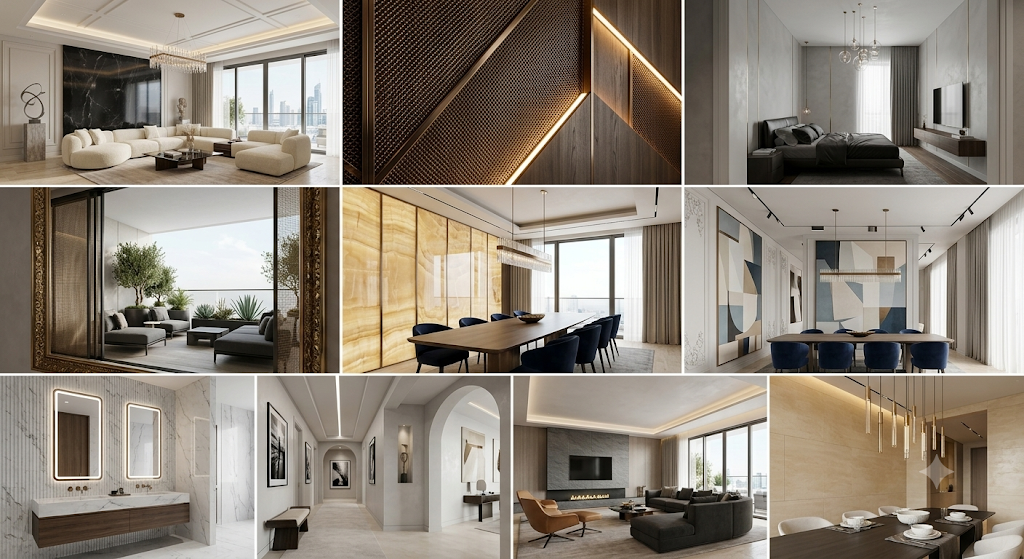
#> input picture image.png, 1024 x 559 px, given in place of image.png.jpeg, which was not available
$ python -i make_before.py   (imports and definitions only)
#> lines starting #> are read from the running program, lines starting #| are printed output that depends on the picture; after the words box and inside, x2 and y2 are one past the last pixel; in counts of white or black regions, pixels touching at a corner belong together; pictures that were not available may be replaced by others from this repository, and a replacement may not be noted
"""Derive a 'before renovation' image from each finished 'after' room photo, so
every before/after pair is unmistakably the SAME room (same layout + framing),
just aged: desaturated, dimmed, muddy cast, soft, grainy, vignetted.
Reads public/design23/products/p{1..6}.jpeg -> writes b{1..6}.jpeg."""
from PIL import Image, ImageEnhance, ImageFilter, ImageDraw, ImageChops

DIR = "public/design23/products"

def aged(n: int):
#> called with n = '../image.png'
    im = Image.open(f"{DIR}/p{n}.jpeg").convert("RGB")
#> im is the input picture: PIL image 1024x559 RGB; mean R, G, B 141, 131.6, 119.7
    w, h = im.size
#> w = 1024; h = 559

    # 1. drain most of the colour, fade contrast, dim it
    im = ImageEnhance.Color(im).enhance(0.30)
    im = ImageEnhance.Contrast(im).enhance(0.84)
    im = ImageEnhance.Brightness(im).enhance(0.80)
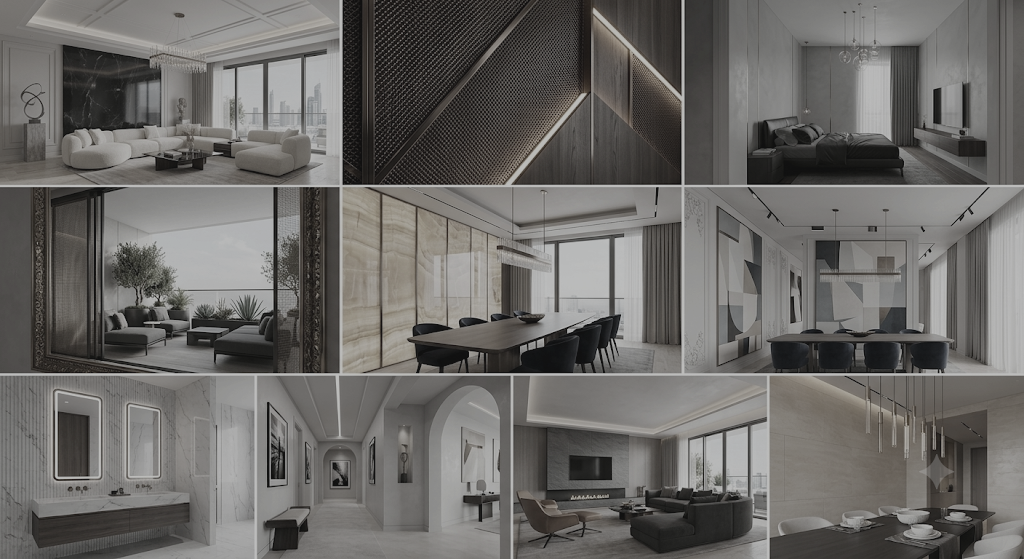
#> im: PIL image 1024x559 RGB; mean R, G, B 107, 105.1, 102.6

    # 2. muddy beige-grey cast of an old unrenovated room
    cast = Image.new("RGB", (w, h), (150, 140, 120))
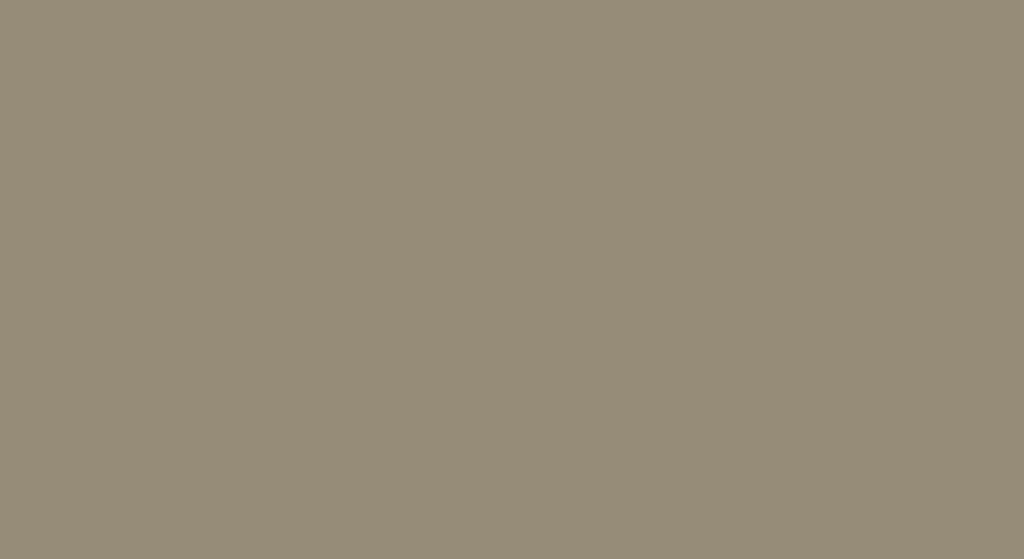
#> cast: PIL image 1024x559 RGB; mean R, G, B 150, 140, 120
    im = Image.blend(im, cast, 0.17)

    # 3. soft / low-quality optics
    im = im.filter(ImageFilter.GaussianBlur(1.0))
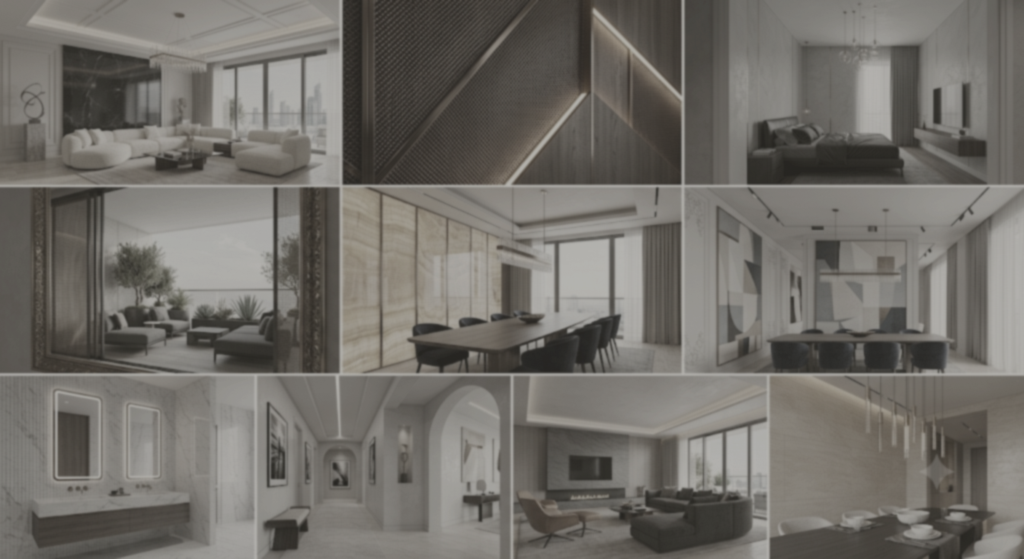
#> im: PIL image 1024x559 RGB; mean R, G, B 113.6, 110.3, 104.8

    # 4. fine grain
    noise = Image.effect_noise((w, h), 20).convert("L")
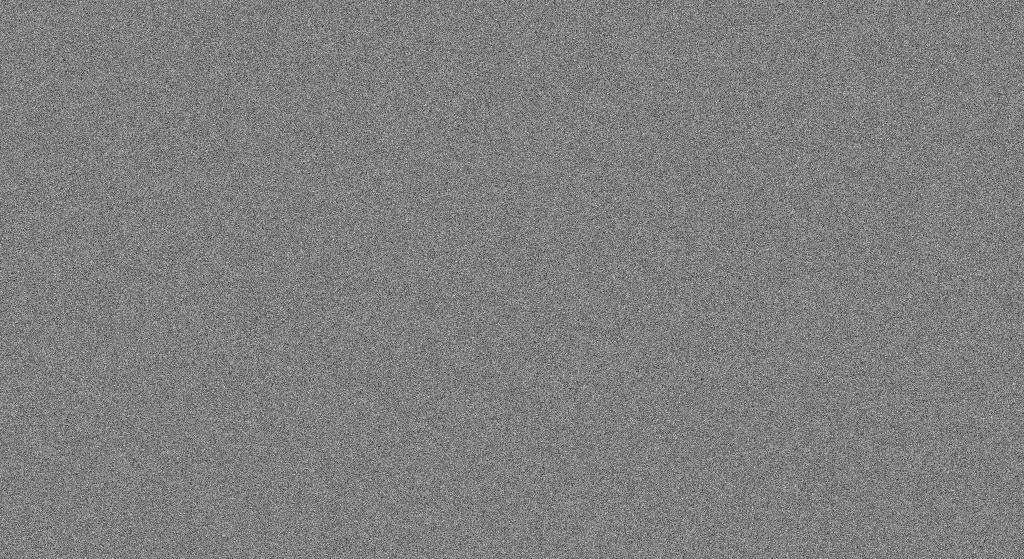
#> noise: PIL image 1024x559 L; min 35, max 221, mean 127.5
    im = ImageChops.overlay(im, Image.merge("RGB", (noise, noise, noise)))

    # 5. vignette — darken the edges
    mask = Image.new("L", (w, h), 0)
#> mask: PIL image 1024x559 L; every value is 0
    ImageDraw.Draw(mask).ellipse(
        [-w * 0.18, -h * 0.18, w * 1.18, h * 1.18], fill=255
    )
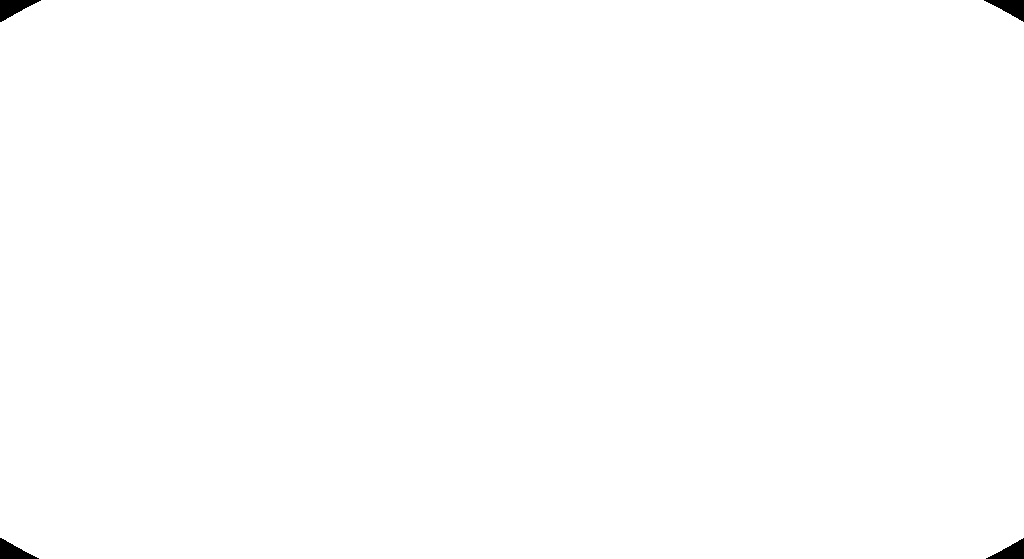
#> mask: PIL image 1024x559 L; 99.7% white; 4 black regions, box (x1, y1, x2, y2) and area: (0, 0, 41, 22) 462, (984, 0, 1024, 22) 440, (0, 538, 39, 559) 421, (986, 538, 1024, 559) 400
    mask = mask.filter(ImageFilter.GaussianBlur(min(w, h) * 0.16))
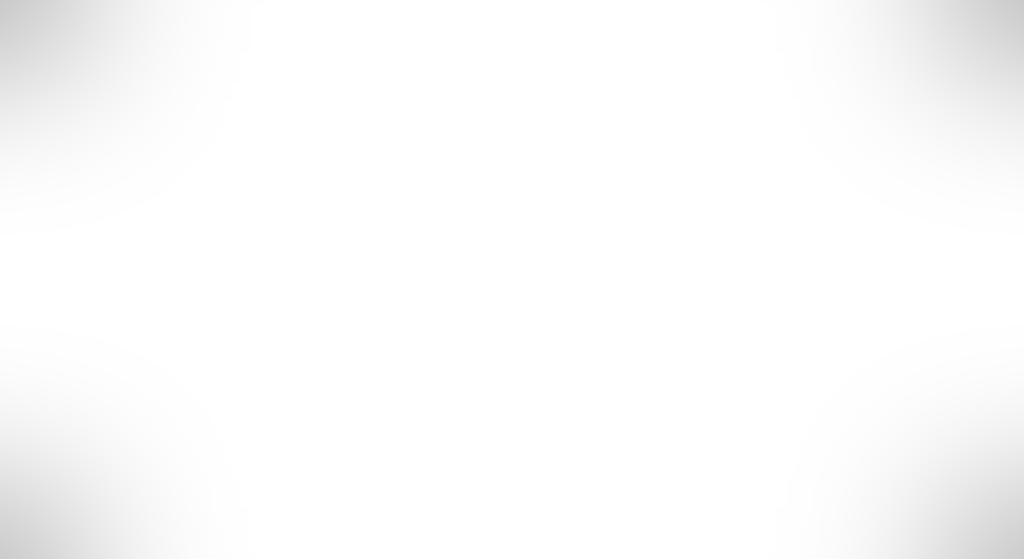
#> mask: PIL image 1024x559 L; min 202, max 255, mean 251.6
    dark = ImageEnhance.Brightness(im).enhance(0.5)
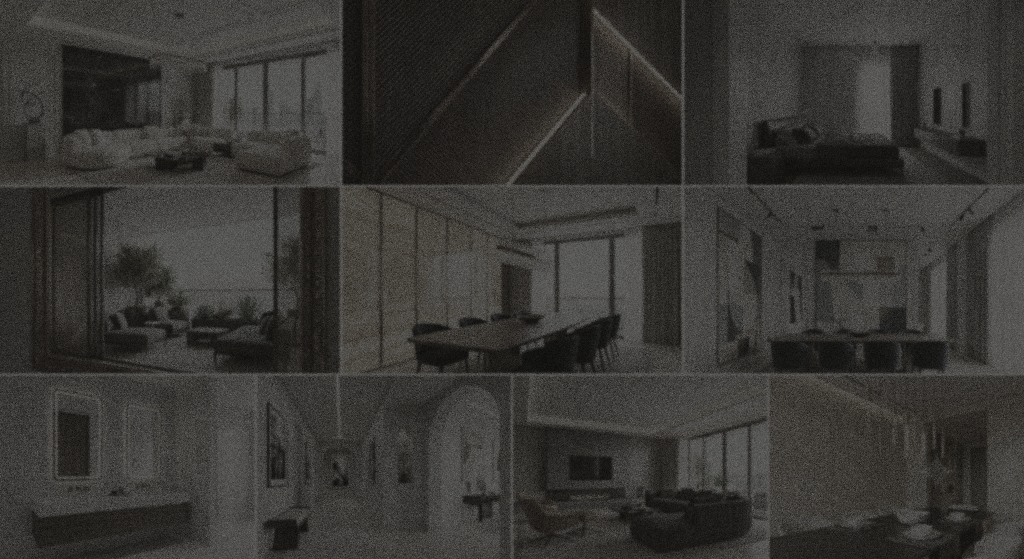
#> dark: PIL image 1024x559 RGB; mean R, G, B 56.5, 54.9, 52.1
    im = Image.composite(im, dark, mask)

    out = f"{DIR}/b{n}.jpeg"
    im.save(out, "JPEG", quality=86)
    print(f"wrote {out}  ({w}x{h})")
#| wrote public/design23/products/b../image.png.jpeg  (1024x559)

# [2 lines not run here, left out]

>>> result = aged('../image.png')
